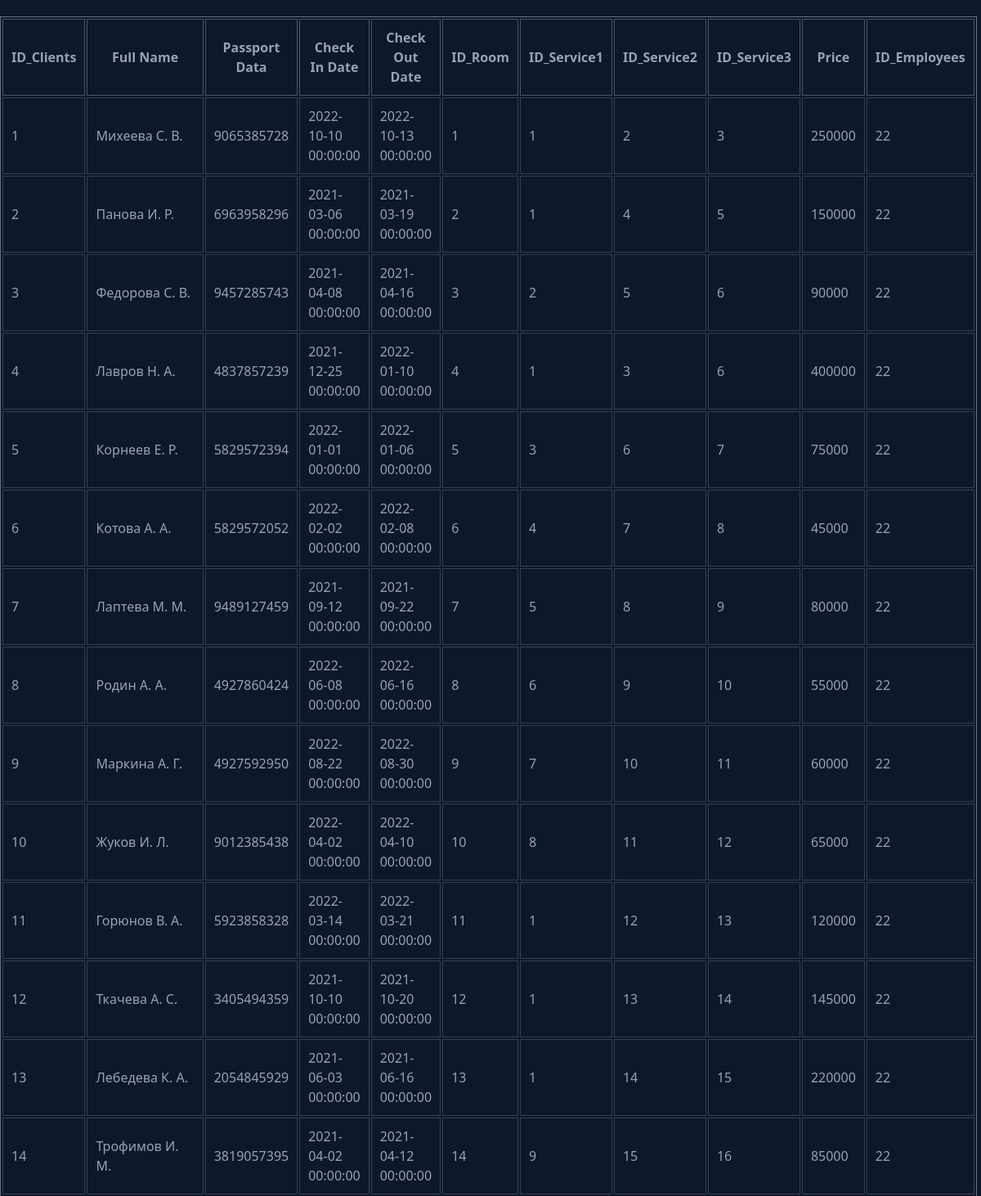
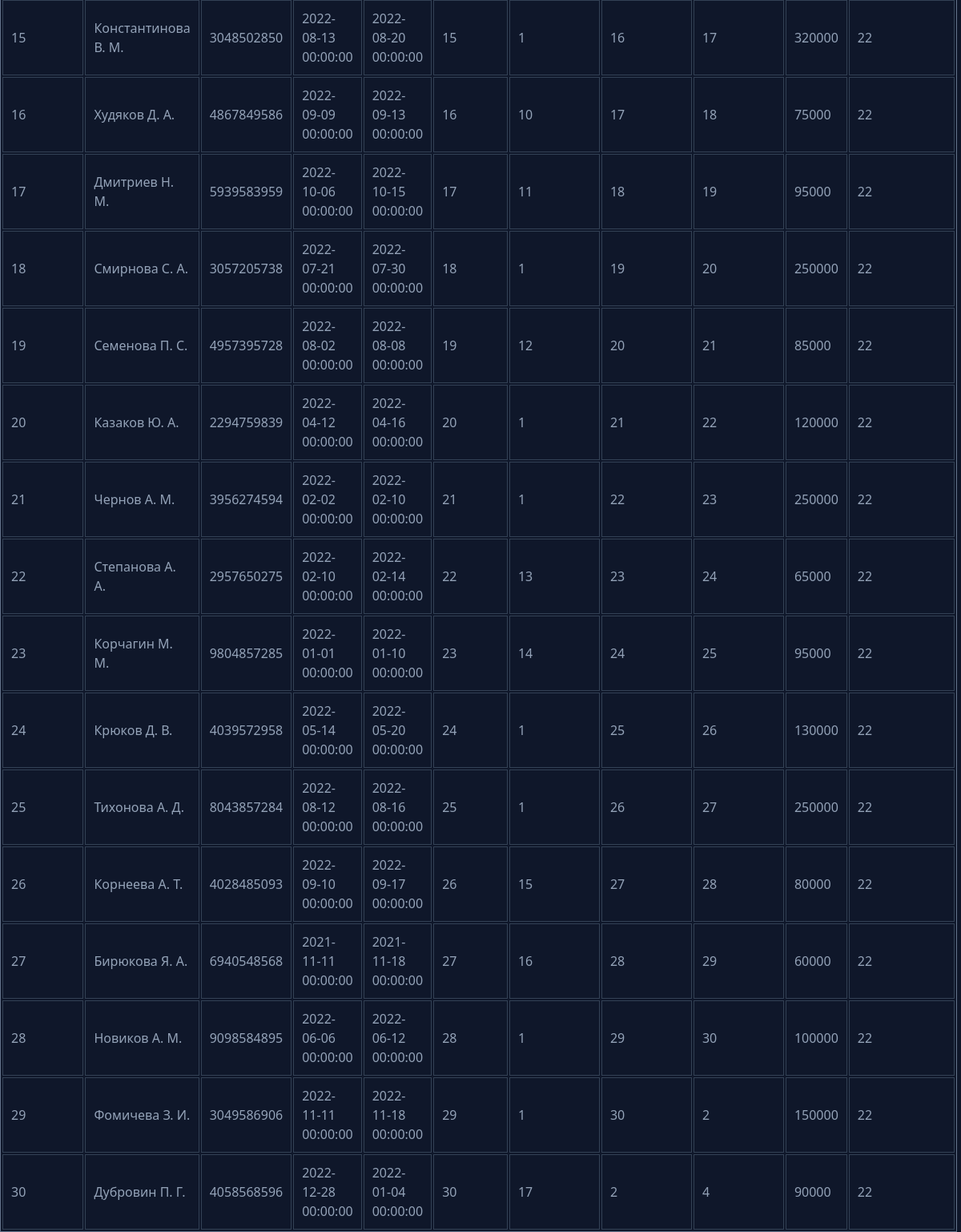
/layouts/clients.php, run on an earlier commit of the app's database (2 pictures, top to bottom).
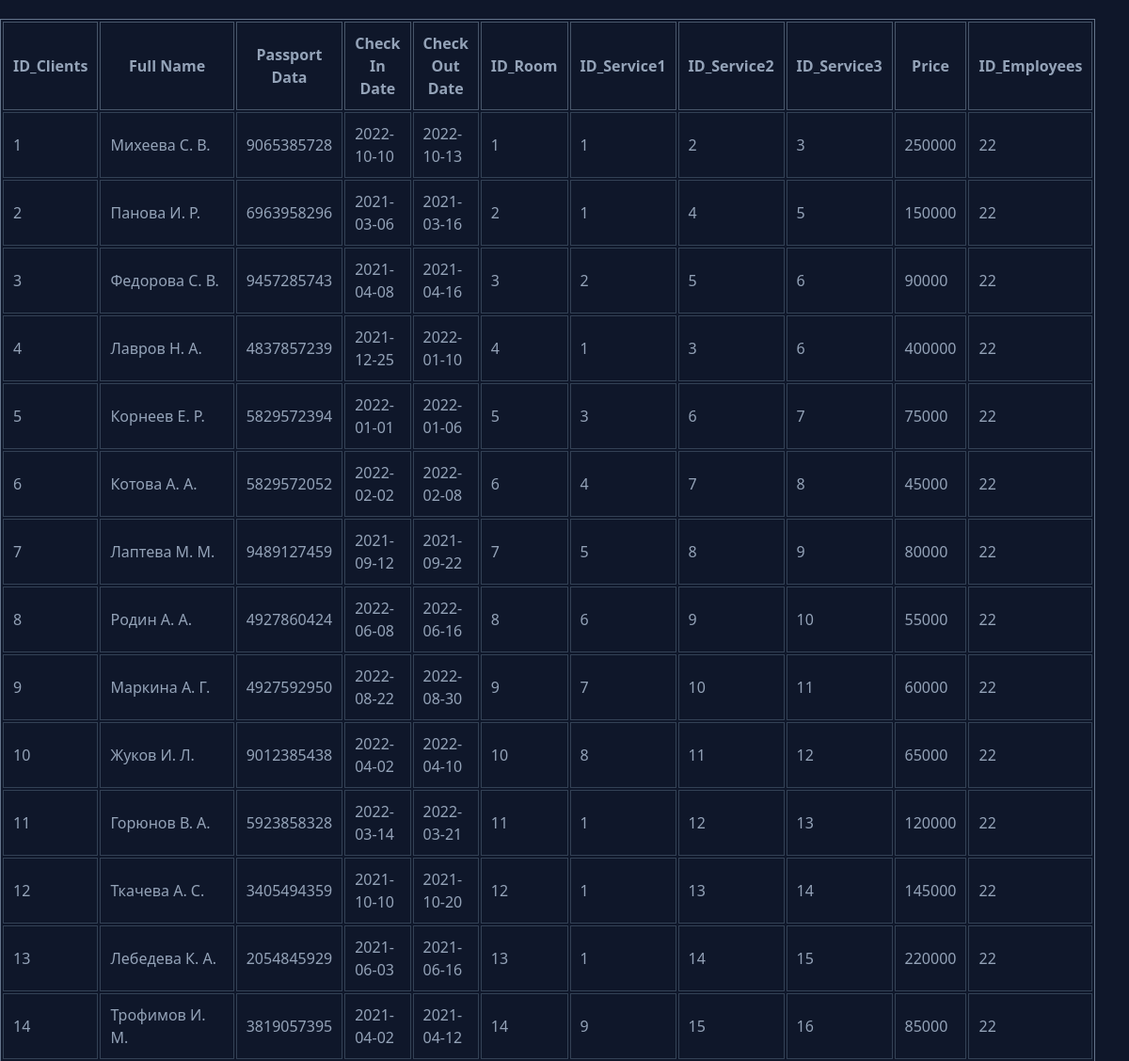
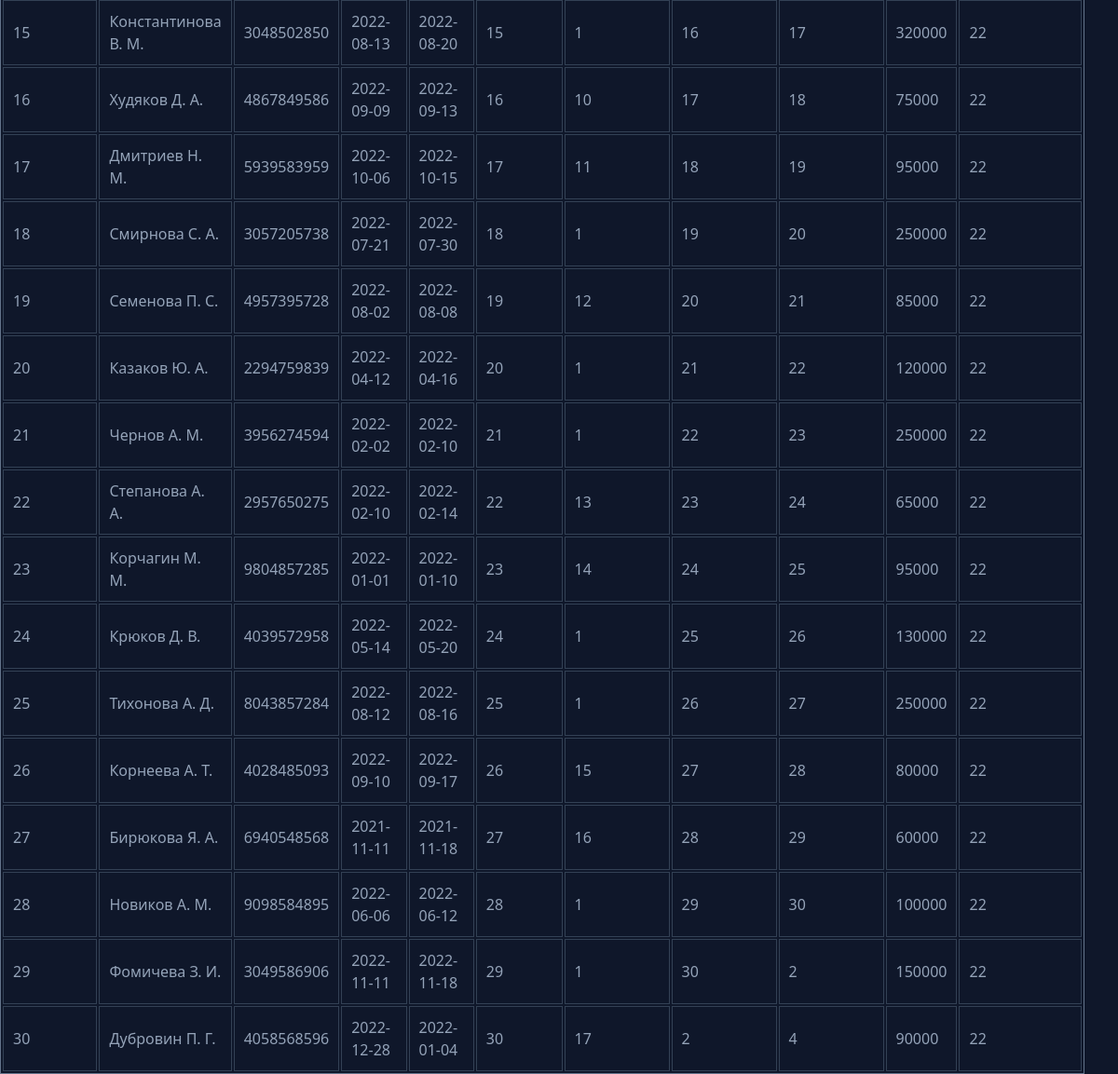
And on a later commit of the database (2 pictures, top to bottom).
### tables this page shows
CREATE TABLE `clients` (
  `ID_Clients` int(11) NOT NULL,
  `FullNane` varchar(255) DEFAULT NULL,
  `PasportData` varchar(10) DEFAULT NULL,
  `CheckInDate` date DEFAULT NULL,
  `CheckOutDate` date DEFAULT NULL,
  `ID_Room` int(11) DEFAULT NULL,
  `ID_Services1` varchar(255) DEFAULT NULL,
  `ID_Services2` varchar(255) DEFAULT NULL,
  `ID_Services3` varchar(255) DEFAULT NULL,
  `Price` int(11) DEFAULT NULL,
  `ID_Employees` int(11) DEFAULT NULL
);

### layouts/clients.php (the view, shortened to what this page needs)
<!doctype html>
<html lang="en">
<head>
    <link rel="stylesheet" href="../assets/style.css">
    <script src="https://cdn.tailwindcss.com"></script>
</head>
<body class="bg-slate-900 text-slate-400">
<section class="container xl:mx-auto pt-5">
    <?php
    require_once '../db/db.php';
    $check_client = mysqli_query($db, "SELECT * FROM `clients`");
    $clients = mysqli_fetch_all($check_client);
    ?>
    <table class="border-separate border border-slate-500">
        <tr>
            <th class="border border-slate-600">ID_Clients</th>
            <th class="border border-slate-600">Full Name</th>
            <th class="border border-slate-600">Passport Data</th>
            <th class="border border-slate-600">Check In Date</th>
            <th class="border border-slate-600">Check Out Date</th>
            <th class="border border-slate-600">ID_Room</th>
            <th class="border border-slate-600">ID_Service1</th>
            <th class="border border-slate-600">ID_Service2</th>
            <th class="border border-slate-600">ID_Service3</th>
            <th class="border border-slate-600">Price</th>
            <th class="border border-slate-600">ID_Employees</th>
        </tr>
        <?php
        foreach ($clients as $client) {
            ?>
            <tr>
                <td class="border border-slate-700"><?=$client[0]?></td>
                <td class="border border-slate-700"><?=$client[1]?></td>
                <td class="border border-slate-700"><?=$client[2]?></td>
                <td class="border border-slate-700"><?=$client[3]?></td>
                <td class="border border-slate-700"><?=$client[4]?></td>
                <td class="border border-slate-700"><?=$client[5]?></td>
                <td class="border border-slate-700"><?=$client[6]?></td>
                <td class="border border-slate-700"><?=$client[7]?></td>
                <td class="border border-slate-700"><?=$client[8]?></td>
                <td class="border border-slate-700"><?=$client[9]?></td>
                <td class="border border-slate-700"><?=$client[10]?></td>
            </tr>
            <?php
        }
        ?>
    </table>
</section>
</body>
</html>

### assets/style.css (style rules this page uses)
th, td { padding: 10px; }

What changed in the data, as far as the page shows it:
changed clients "Михеева С. В.": CheckInDate "2022-10-10 00:00:00" → "2022-10-10"; CheckOutDate "2022-10-13 00:00:00" → "2022-10-13"
changed clients "Панова И. Р.": CheckInDate "2021-03-06 00:00:00" → "2021-03-06"; CheckOutDate "2021-03-19 00:00:00" → "2021-03-16"
changed clients "Федорова С. В.": CheckInDate "2021-04-08 00:00:00" → "2021-04-08"; CheckOutDate "2021-04-16 00:00:00" → "2021-04-16"
changed clients "Лавров Н. А.": CheckInDate "2021-12-25 00:00:00" → "2021-12-25"; CheckOutDate "2022-01-10 00:00:00" → "2022-01-10"
changed clients "Корнеев Е. Р.": CheckInDate "2022-01-01 00:00:00" → "2022-01-01"; CheckOutDate "2022-01-06 00:00:00" → "2022-01-06"
changed clients "Котова А. А.": CheckInDate "2022-02-02 00:00:00" → "2022-02-02"; CheckOutDate "2022-02-08 00:00:00" → "2022-02-08"
changed clients "Лаптева М. М.": CheckInDate "2021-09-12 00:00:00" → "2021-09-12"; CheckOutDate "2021-09-22 00:00:00" → "2021-09-22"
changed clients "Родин А. А.": CheckInDate "2022-06-08 00:00:00" → "2022-06-08"; CheckOutDate "2022-06-16 00:00:00" → "2022-06-16"
changed clients "Маркина А. Г.": CheckInDate "2022-08-22 00:00:00" → "2022-08-22"; CheckOutDate "2022-08-30 00:00:00" → "2022-08-30"
changed clients "Жуков И. Л.": CheckInDate "2022-04-02 00:00:00" → "2022-04-02"; CheckOutDate "2022-04-10 00:00:00" → "2022-04-10"
changed clients "Горюнов В. А.": CheckInDate "2022-03-14 00:00:00" → "2022-03-14"; CheckOutDate "2022-03-21 00:00:00" → "2022-03-21"
changed clients "Ткачева А. С.": CheckInDate "2021-10-10 00:00:00" → "2021-10-10"; CheckOutDate "2021-10-20 00:00:00" → "2021-10-20"
changed clients "Лебедева К. А.": CheckInDate "2021-06-03 00:00:00" → "2021-06-03"; CheckOutDate "2021-06-16 00:00:00" → "2021-06-16"
changed clients "Трофимов И. М.": CheckInDate "2021-04-02 00:00:00" → "2021-04-02"; CheckOutDate "2021-04-12 00:00:00" → "2021-04-12"
changed clients "Константинова В. М.": CheckInDate "2022-08-13 00:00:00" → "2022-08-13"; CheckOutDate "2022-08-20 00:00:00" → "2022-08-20"
changed clients "Худяков Д. А.": CheckInDate "2022-09-09 00:00:00" → "2022-09-09"; CheckOutDate "2022-09-13 00:00:00" → "2022-09-13"
changed clients "Дмитриев Н. М.": CheckInDate "2022-10-06 00:00:00" → "2022-10-06"; CheckOutDate "2022-10-15 00:00:00" → "2022-10-15"
changed clients "Смирнова С. А.": CheckInDate "2022-07-21 00:00:00" → "2022-07-21"; CheckOutDate "2022-07-30 00:00:00" → "2022-07-30"
changed clients "Семенова П. С.": CheckInDate "2022-08-02 00:00:00" → "2022-08-02"; CheckOutDate "2022-08-08 00:00:00" → "2022-08-08"
changed clients "Казаков Ю. А.": CheckInDate "2022-04-12 00:00:00" → "2022-04-12"; CheckOutDate "2022-04-16 00:00:00" → "2022-04-16"
changed clients "Чернов А. М.": CheckInDate "2022-02-02 00:00:00" → "2022-02-02"; CheckOutDate "2022-02-10 00:00:00" → "2022-02-10"
changed clients "Степанова А. А.": CheckInDate "2022-02-10 00:00:00" → "2022-02-10"; CheckOutDate "2022-02-14 00:00:00" → "2022-02-14"
changed clients "Корчагин М. М.": CheckInDate "2022-01-01 00:00:00" → "2022-01-01"; CheckOutDate "2022-01-10 00:00:00" → "2022-01-10"
changed clients "Крюков Д. В.": CheckInDate "2022-05-14 00:00:00" → "2022-05-14"; CheckOutDate "2022-05-20 00:00:00" → "2022-05-20"
changed clients "Тихонова А. Д.": CheckInDate "2022-08-12 00:00:00" → "2022-08-12"; CheckOutDate "2022-08-16 00:00:00" → "2022-08-16"
changed clients "Корнеева А. Т.": CheckInDate "2022-09-10 00:00:00" → "2022-09-10"; CheckOutDate "2022-09-17 00:00:00" → "2022-09-17"
changed clients "Бирюкова Я. А.": CheckInDate "2021-11-11 00:00:00" → "2021-11-11"; CheckOutDate "2021-11-18 00:00:00" → "2021-11-18"
changed clients "Новиков А. М.": CheckInDate "2022-06-06 00:00:00" → "2022-06-06"; CheckOutDate "2022-06-12 00:00:00" → "2022-06-12"
changed clients "Фомичева З. И.": CheckInDate "2022-11-11 00:00:00" → "2022-11-11"; CheckOutDate "2022-11-18 00:00:00" → "2022-11-18"
changed clients "Дубровин П. Г.": CheckInDate "2022-12-28 00:00:00" → "2022-12-28"; CheckOutDate "2022-01-04 00:00:00" → "2022-01-04"
